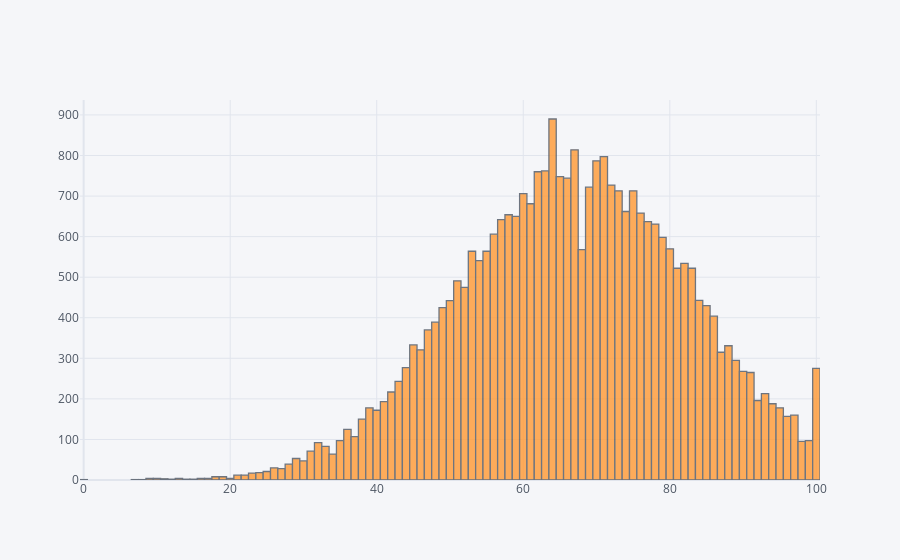

The cell this chart's notebook holds for it:
### Code cell
df['MathScore'].iplot(kind='hist')

### Figure 1 — Plotly figure (JSON) as saved in the notebook; plotly's stock layout.template omitted (floating-point values rounded to 4 significant figures; data arrays with more than 128 entries replaced by an {"elided": "..."} marker saying what was removed)
{"data": [{"histfunc": "count", "histnorm": "", "marker": {"color": "rgba(255, 153, 51, 1.0)", "line": {"color": "#4D5663", "width": 1.3}}, "name": "MathScore", "opacity": 0.8, "orientation": "v", "type": "histogram", "x": {"elided": "30641 int values"}}], "layout": {"barmode": "overlay", "legend": {"bgcolor": "#F5F6F9", "font": {"color": "#4D5663"}}, "paper_bgcolor": "#F5F6F9", "plot_bgcolor": "#F5F6F9", "title": {"font": {"color": "#4D5663"}}, "xaxis": {"gridcolor": "#E1E5ED", "showgrid": true, "tickfont": {"color": "#4D5663"}, "title": {"font": {"color": "#4D5663"}, "text": ""}, "zerolinecolor": "#E1E5ED"}, "yaxis": {"gridcolor": "#E1E5ED", "showgrid": true, "tickfont": {"color": "#4D5663"}, "title": {"font": {"color": "#4D5663"}, "text": ""}, "zerolinecolor": "#E1E5ED"}}}
